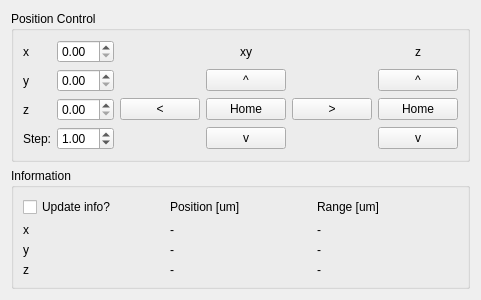
<?xml version="1.0" encoding="UTF-8"?>
<ui version="4.0">
 <class>Form</class>
 <widget class="QWidget" name="Form">
  <property name="geometry">
   <rect>
    <x>0</x>
    <y>0</y>
    <width>449</width>
    <height>280</height>
   </rect>
  </property>
  <property name="windowTitle">
   <string>Piezo stage</string>
  </property>
  <layout class="QVBoxLayout" name="verticalLayout">
   <item>
    <widget class="QGroupBox" name="groupBox">
     <property name="title">
      <string>Position Control</string>
     </property>
     <layout class="QGridLayout" name="gridLayout">
      <item row="0" column="0">
       <widget class="QLabel" name="labelSetX">
        <property name="text">
         <string>x</string>
        </property>
       </widget>
      </item>
      <item row="1" column="0">
       <widget class="QLabel" name="labelSetY">
        <property name="text">
         <string>y</string>
        </property>
       </widget>
      </item>
      <item row="2" column="0">
       <widget class="QLabel" name="label_3">
        <property name="text">
         <string>z</string>
        </property>
       </widget>
      </item>
      <item row="3" column="0">
       <widget class="QLabel" name="label_4">
        <property name="text">
         <string>Step:</string>
        </property>
       </widget>
      </item>
      <item row="0" column="5">
       <widget class="QLabel" name="label_5">
        <property name="text">
         <string>xy</string>
        </property>
        <property name="alignment">
         <set>Qt::AlignCenter</set>
        </property>
       </widget>
      </item>
      <item row="1" column="5">
       <widget class="QPushButton" name="pushButtonUp">
        <property name="text">
         <string>^</string>
        </property>
       </widget>
      </item>
      <item row="2" column="5">
       <widget class="QPushButton" name="pushButtonHomeXY">
        <property name="text">
         <string>Home</string>
        </property>
       </widget>
      </item>
      <item row="3" column="5">
       <widget class="QPushButton" name="pushButtonDown">
        <property name="text">
         <string>v</string>
        </property>
       </widget>
      </item>
      <item row="2" column="2">
       <widget class="QPushButton" name="pushButtonLeft">
        <property name="text">
         <string>&lt;</string>
        </property>
       </widget>
      </item>
      <item row="2" column="6">
       <widget class="QPushButton" name="pushButtonRight">
        <property name="text">
         <string>&gt;</string>
        </property>
       </widget>
      </item>
      <item row="1" column="7">
       <widget class="QPushButton" name="pushButtonUpZ">
        <property name="text">
         <string>^</string>
        </property>
       </widget>
      </item>
      <item row="0" column="7">
       <widget class="QLabel" name="label_6">
        <property name="text">
         <string>z</string>
        </property>
        <property name="alignment">
         <set>Qt::AlignCenter</set>
        </property>
       </widget>
      </item>
      <item row="2" column="7">
       <widget class="QPushButton" name="pushButtonHomeZ">
        <property name="text">
         <string>Home</string>
        </property>
       </widget>
      </item>
      <item row="3" column="7">
       <widget class="QPushButton" name="pushButtonDownZ">
        <property name="text">
         <string>v</string>
        </property>
       </widget>
      </item>
      <item row="0" column="1">
       <widget class="QDoubleSpinBox" name="doubleSpinBoxX"/>
      </item>
      <item row="1" column="1">
       <widget class="QDoubleSpinBox" name="doubleSpinBoxY"/>
      </item>
      <item row="2" column="1">
       <widget class="QDoubleSpinBox" name="doubleSpinBoxZ"/>
      </item>
      <item row="3" column="1">
       <widget class="QDoubleSpinBox" name="doubleSpinBoxStep">
        <property name="value">
         <double>1.000000000000000</double>
        </property>
       </widget>
      </item>
     </layout>
    </widget>
   </item>
   <item>
    <widget class="QGroupBox" name="groupBox_3">
     <property name="title">
      <string>Information</string>
     </property>
     <layout class="QGridLayout" name="gridLayout_3">
      <item row="1" column="1">
       <widget class="QLabel" name="label_18">
        <property name="text">
         <string>Position [um]</string>
        </property>
       </widget>
      </item>
      <item row="3" column="0">
       <widget class="QLabel" name="labelGetX">
        <property name="text">
         <string>x</string>
        </property>
       </widget>
      </item>
      <item row="4" column="0">
       <widget class="QLabel" name="labelGetY">
        <property name="text">
         <string>y</string>
        </property>
       </widget>
      </item>
      <item row="5" column="0">
       <widget class="QLabel" name="label_16">
        <property name="text">
         <string>z</string>
        </property>
       </widget>
      </item>
      <item row="3" column="1">
       <widget class="QLabel" name="labelX">
        <property name="text">
         <string>-</string>
        </property>
       </widget>
      </item>
      <item row="4" column="1">
       <widget class="QLabel" name="labelY">
        <property name="text">
         <string>-</string>
        </property>
       </widget>
      </item>
      <item row="5" column="1">
       <widget class="QLabel" name="labelZ">
        <property name="text">
         <string>-</string>
        </property>
       </widget>
      </item>
      <item row="1" column="2">
       <widget class="QLabel" name="label_21">
        <property name="text">
         <string>Range [um]</string>
        </property>
       </widget>
      </item>
      <item row="3" column="2">
       <widget class="QLabel" name="labelRangeX">
        <property name="text">
         <string>-</string>
        </property>
       </widget>
      </item>
      <item row="4" column="2">
       <widget class="QLabel" name="labelRangeY">
        <property name="text">
         <string>-</string>
        </property>
       </widget>
      </item>
      <item row="5" column="2">
       <widget class="QLabel" name="labelRangeZ">
        <property name="text">
         <string>-</string>
        </property>
       </widget>
      </item>
      <item row="1" column="0">
       <widget class="QCheckBox" name="updateInfo_checkBox">
        <property name="text">
         <string>Update info?</string>
        </property>
       </widget>
      </item>
     </layout>
    </widget>
   </item>
  </layout>
 </widget>
 <resources/>
 <connections/>
</ui>
